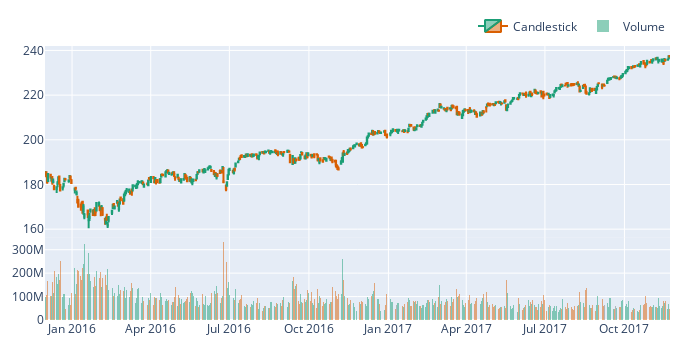

Write notebook code for a chart like this one.
### Code cell
symbol = 'spy'
data = vbt.AlpacaData.download(symbol,
                               start='2014-3-05',
                               end='2019-3-16',
                               # limit=1000,
                               timeframe='1d').get()

inspect.signature(data.vbt.ohlcv.plot)
data.vbt.ohlcv.plot(plot_type='candlestick')

### Figure 1 — Plotly figure (JSON) as saved in the notebook; plotly's stock layout.template omitted (floating-point values rounded to 4 significant figures; data arrays with more than 128 entries replaced by an {"elided": "..."} marker saying what was removed)
{"data": [{"close": {"elided": "500 float values"}, "decreasing": {"line": {"color": "#d95f02"}}, "high": {"elided": "500 float values"}, "increasing": {"line": {"color": "#1b9e76"}}, "low": {"elided": "500 float values"}, "name": "Candlestick", "open": {"elided": "500 float values"}, "x": {"elided": "500 str values"}, "type": "candlestick", "uid": "6b70c3b3-bf42-4a8e-a055-13986d551cc6", "xaxis": "x", "yaxis": "y"}, {"marker": {"color": {"elided": "500 str values"}, "line": {"width": 0}}, "name": "Volume", "opacity": 0.5, "x": {"elided": "500 str values"}, "y": {"elided": "500 float values"}, "type": "bar", "uid": "6fe87308-f356-461e-84e2-f6a604f193ea", "xaxis": "x2", "yaxis": "y2"}], "layout": {"xaxis": {"anchor": "y", "domain": [0.0, 1.0], "matches": "x2", "showticklabels": false, "rangeslider": {"visible": false}, "showgrid": true}, "yaxis": {"anchor": "x", "domain": [0.3, 1.0], "showgrid": true}, "xaxis2": {"anchor": "y2", "domain": [0.0, 1.0], "showgrid": true}, "yaxis2": {"anchor": "x2", "domain": [0.0, 0.3], "showgrid": true}, "margin": {"t": 30, "b": 30, "l": 30, "r": 30}, "legend": {"orientation": "h", "yanchor": "bottom", "y": 1.02, "xanchor": "right", "x": 1, "traceorder": "normal"}, "width": 700, "height": 350, "showlegend": true, "bargap": 0}}
